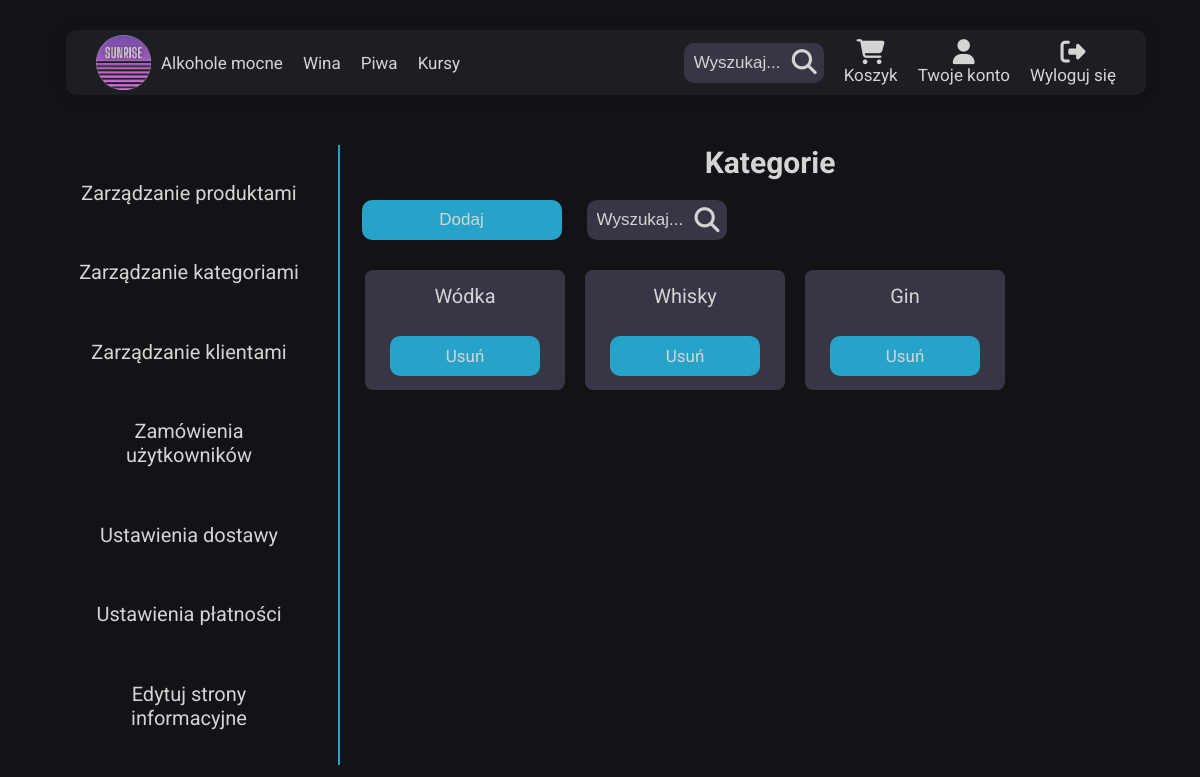
Page /html/admin_panel/categories.php (signed in) on the earlier database version.
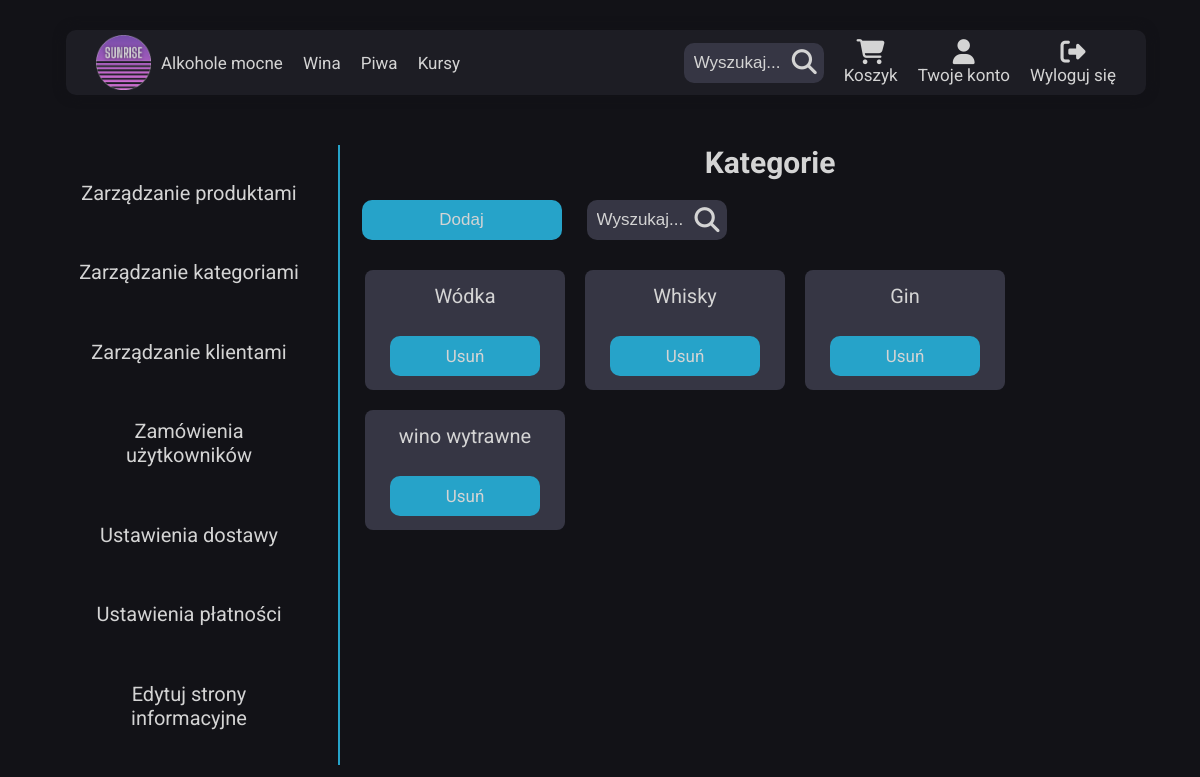
Same page on the later database version.
### tables this page shows
CREATE TABLE `category` (
  `id` int(11) NOT NULL,
  `category_name` varchar(50) NOT NULL
);

### html/admin_panel/categories.php (the view, shortened to what this page needs)
<?php
require_once('../../php/dblogin.php');
$pdo = new PDO('mysql:host='.$host.';dbname='.$db.';port=3306', $user, $pass);
?>
<h1 class="admin__headline">Kategorie</h1>
<div class="admin__add">
        <button class="admin__add--addBtn">Dodaj</button>
        <div class="nav__user--search admin__add--search">
          <input type="text" placeholder="Wyszukaj..." id="searchBar"/><i id="searchBtn" class="fa-solid fa-magnifying-glass"></i>
        </div>
</div>
<div class="admin__categories">
<?php
$query = $pdo -> query('select category_name from category;');
while ($row = $query->fetch()){
    $delParams = http_build_query([
        'item' => $row['category_name'],
        'table' => 'category',
        'column' => 'category_name'
    ]);
    $html = '<div class="admin__category">
    <p class="admin__product--name">'.$row['category_name'].'</p>
    <a href="../../php/admin_panel/delete_item.php?'.$delParams.'" class="admin__add--addBtn admin__product--delete">Usuń</a>
    </div>';
    echo $html;
}
?>
</div>
<?php
require "./admin_panel.php";

Differences in the rows shown:
added category: category_name "wino wytrawne"
